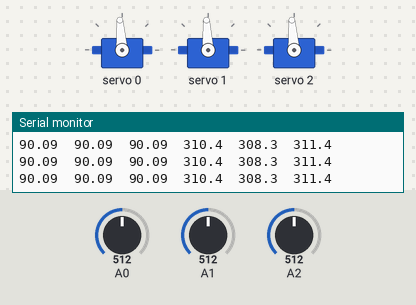
Bench run of a sketch on a simulated Arduino Uno, built with avr-gcc and run on an emulated ATmega328P. Parts: 3 × servo, the last lines printed to the serial monitor. The inputs (shaded band) are chosen by the test bench; at power-on: A0 = 512, A1 = 512, A2 = 512.

Above: at 1.2 s.
1.3 s: A0 set to 660
At 2.0 s:
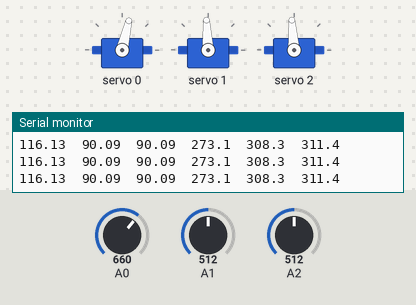
2.8 s: A1 set to 660
At 4.0 s:
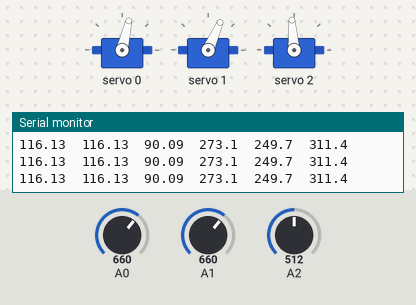
4.3 s: A2 set to 660
At 4.7 s:
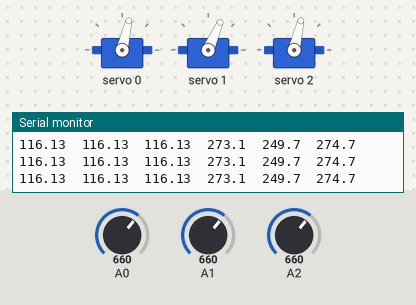
5.8 s: A0 set to 62
At 6.8 s:
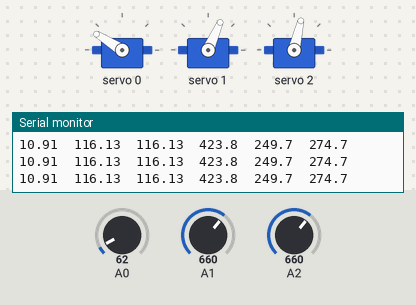
7.3 s: A0 set to 52
At 7.7 s:
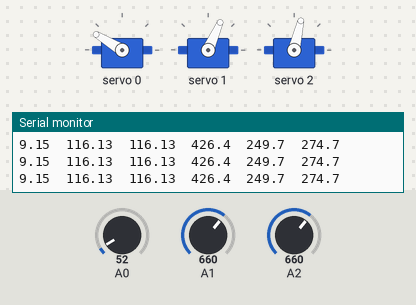
8.8 s: A1 set to 586
At 9.4 s:
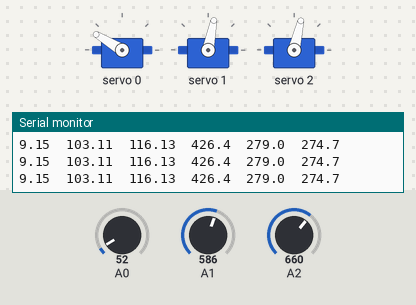
10.3 s: A1 set to 555
Timing chart, 0 to 12.8 s (numbered marks = the images above; inputs shaded):
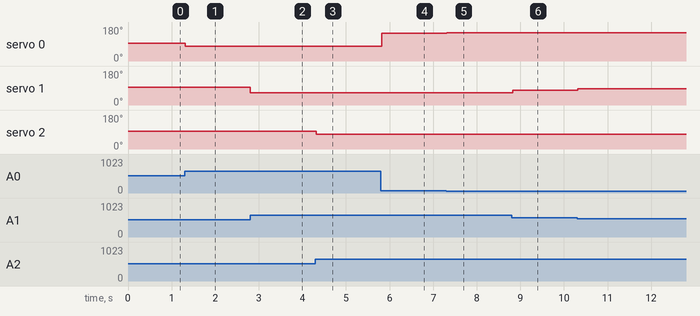

Measured:
- after the input at 1.3 s, servo 0: 94° → 77° at once
- after the input at 2.8 s, servo 1: 93° → 66° at once
- after the input at 4.3 s, servo 2: 94° → 77° at once
- after the input at 5.8 s, servo 0: 77° → 148° at once
- after the input at 7.3 s, servo 0: 148° → 149° at once
- after the input at 8.8 s, servo 1: 66° → 79° at once
- after the input at 10.3 s, servo 1: 79° → 85° at once

The sketch:

Servo_Calib_THREE_25KG_POT.ino
```cpp
#include <Wire.h>
#include <Adafruit_PWMServoDriver.h>

Adafruit_PWMServoDriver pca(0x40);

// Pots
#define POT_HIP   A0
#define POT_KNEE  A1
#define POT_ANKLE A2

// Safety limits (ticks)
const float PULSE_MIN = 150.0f;
const float PULSE_MAX = 650.0f;

struct ServoCal {
  uint8_t ch;
  uint8_t potPin;
  float centerPulse;       // ticks at true mechanical 90°
  float pulsesPerDegree;   // ticks/deg
  bool reversed;
};

// Your joints
ServoCal hip   = {0, POT_HIP,   310.5f, 1.433f, true};
ServoCal knee  = {1, POT_KNEE,  308.5f, 2.25f,  true };
ServoCal ankle = {2, POT_ANKLE, 311.5f, 1.41f,  true };

static inline float potToAngleDeg(uint8_t potPin) {
  int raw = analogRead(potPin);             // 0..1023
  return (raw * 180.0f) / 1023.0f;          // float degrees
}

static inline float angleToPulseFloat(const ServoCal& s, float angleDeg) {
  angleDeg = constrain(angleDeg, 0.0f, 180.0f);
  float delta = angleDeg - 90.0f;

  float pulse = s.centerPulse + (s.reversed ? -delta : +delta) * s.pulsesPerDegree;
  return constrain(pulse, PULSE_MIN, PULSE_MAX);
}

static inline uint16_t pulseToTicks(float pulse) {
  // PCA register needs integer ticks; round-to-nearest
  return (uint16_t)(pulse + 0.5f);
}

void setup() {
  Serial.begin(115200);
  Wire.begin();

  pca.begin();
  pca.setPWMFreq(50);

  // Serial Plotter: optional header (some IDE versions ignore it; fine either way)
  Serial.println("hip_deg\tknee_deg\tankle_deg\thip_p\tknee_p\tankle_p");
}

void loop() {
  // Read angles (float)
  float hipDeg   = potToAngleDeg(hip.potPin);
  float kneeDeg  = potToAngleDeg(knee.potPin);
  float ankleDeg = potToAngleDeg(ankle.potPin);

  // Compute pulses (float)
  float hipP   = angleToPulseFloat(hip, hipDeg);
  float kneeP  = angleToPulseFloat(knee, kneeDeg);
  float ankleP = angleToPulseFloat(ankle, ankleDeg);

  // Drive PCA (int ticks at the last step)
  pca.setPWM(hip.ch,   0, pulseToTicks(hipP));
  pca.setPWM(knee.ch,  0, pulseToTicks(kneeP));
  pca.setPWM(ankle.ch, 0, pulseToTicks(ankleP));

  // Serial Plotter output: numbers only, tab-separated
  Serial.print(hipDeg, 2);   Serial.print('\t');
  Serial.print(kneeDeg, 2);  Serial.print('\t');
  Serial.print(ankleDeg, 2); Serial.print('\t');
  Serial.print(hipP, 1);     Serial.print('\t');
  Serial.print(kneeP, 1);    Serial.print('\t');
  Serial.println(ankleP, 1);

  delay(20); // ~50 Hz plot update; raise if plot is too dense
}
```
